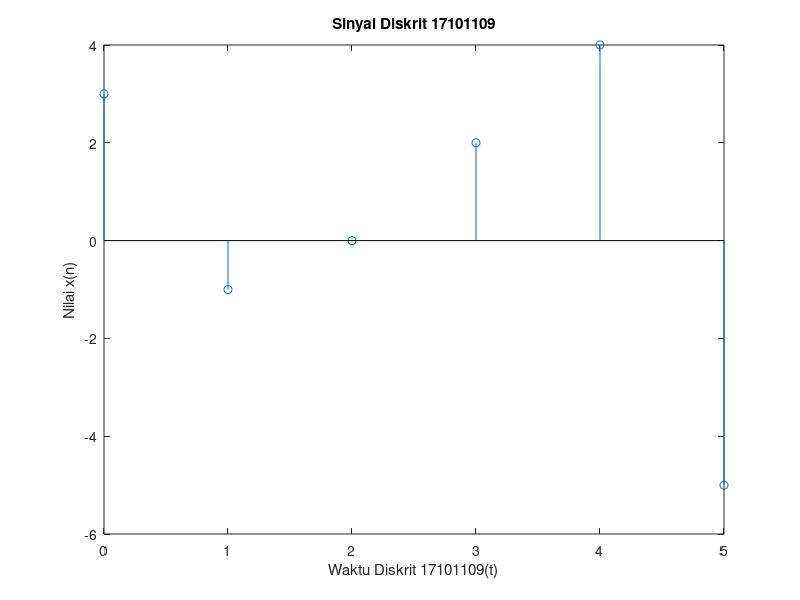

MATLAB code to generate this figure:
xn = [3 -1 0 2 4 -5];
n = [0 1 2 3 4 5 ];              % batas sinyal xn
figure (1);
stem (n,xn);                      % memplot sinyal xn pada batas n 
xlabel('Waktu Diskrit 17101109(t)');
ylabel('Nilai x(n)');
title('Sinyal Diskrit 17101109');

% HASIL DATA : 1. Sesuai Modul 2.Menggunakan NIM
% xn = [1 7 1 0 1 1 0 9];
% n = [-2 -1 0 1 2 3 4 5]; 